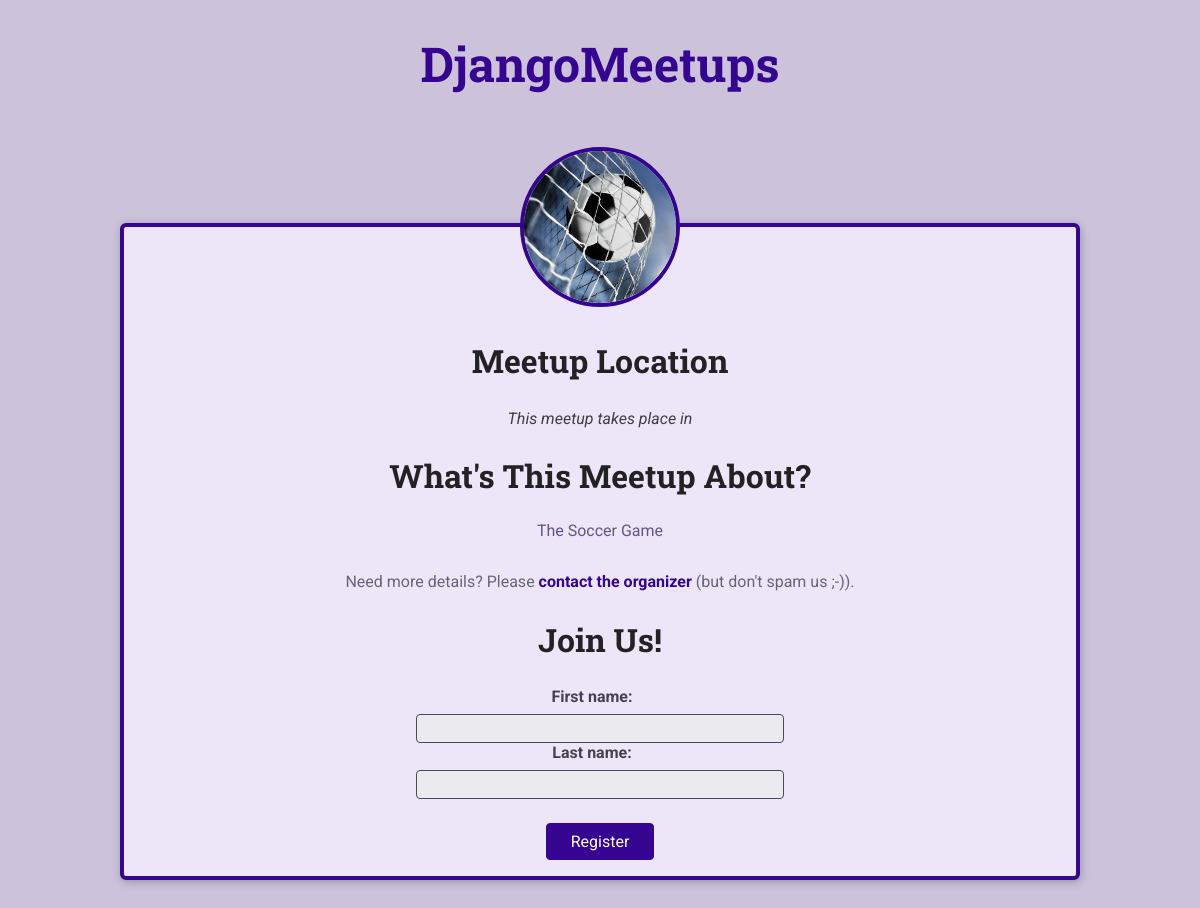
Page /4/ on the committed database.
### meetups/models.py (models this page shows, shortened)
class Meetup(models.Model):
    title = models.CharField(max_length=255, validators=[MinLengthValidator(10)])
    date = models.DateTimeField()
    image = models.ImageField(upload_to="meet_image", blank=True)
    slug = models.SlugField(default="", null=True)

### meetups/views.py (the view, shortened to what this page needs)
# urls.py: path("<int:pk>/", views.DetailMeetView.as_view(), name="detail"),
class DetailMeetView(View):
    template_name = "meetups/meetup-details.html"
    model = Meetup
    def get(self, request, pk):
        context = {"object": Meetup.objects.get(pk=pk), "form": PeopleForm()}
        return render(request, "meetups/meetup-details.html", context)

### meetups/forms.py
class PeopleForm(forms.ModelForm):
    class Meta:
        model = People
        exclude = ["meet"]

### templates/meetups/meetup-details.html (shortened to what this page needs)
{% extends 'base.html' %}
{% load static %}
{% block site_css %}
  <link rel="stylesheet" href="{% static 'css/meetup-detail.css' %}">
{% endblock %}
{% block body %}
{% if object %}
<article>
  <img id="main-image" src="{{ object.image.url }}" alt="{{ object.title }}">
  <section id="location">
    <h2>Meetup Location</h2>
    <address>This meetup takes place in </address>
  </section>
  <section id="details">
    <h2>What's This Meetup About?</h2>
    <p>{{ object.title|title }}</p>
    <footer>
      <p>Need more details? Please <a href="mailto:sergiy06061997@gmail.com">contact the organizer</a> (but don't spam us ;-)).</p>
    </footer>
  </section>
  <section id="registration">
    <h2>Join Us!</h2>
    <form action="{%url 'meetups:register' object.pk%}" method="POST">
      <ul>
        {{ form.as_ul }}
      </ul>
      <div id="registration-actions">
        <button type='submit'>Register</button>
      </div>
    </form>
  </section>
</article>
{% else %}
<p>No meetup found for this slug, sorry!</p>
{% endif %}
{% endblock %}

### static/css/base.css (style rules this page uses)
* { box-sizing: border-box; }
body { font-family: 'Roboto', sans-serif; margin: 0; background-color: #ccc3db; color: #3e3e41; }
h1, h2, h3 { font-family: 'Roboto Slab', sans-serif; color: #222224; }
button, .btn { cursor: pointer; font: inherit; padding: 0.5rem 1.5rem; background-color: #350490; border: 1px solid #350490; color: white; border-radius: 4px; text-decoration: none; }

### static/css/meetup-detail.css (style rules this page uses)
article { max-width: 60rem; margin: 5rem auto; border-radius: 6px; background-color: #ede6f8; border: 4px solid #350490; box-shadow: 1px 2px 8px rgba(0, 0, 0, 0.25); position: relative; padding: 1rem; text-align: center; }
#main-image { width: 10rem; height: 10rem; object-fit: cover; position: absolute; top: -5rem; left: calc(50% - 5rem); border-radius: 50%; border: 4px solid #350490; }
section:first-of-type { margin-top: 6rem; }
h2 { font-size: 2rem; }
#details h2 { margin-bottom: 0.5rem; }
#details>p { color: #665386; padding: 1rem; border-radius: 4px; max-width: 80%; margin: auto; }
#details footer { color: #696472; }
#details footer a { color: #350490; text-decoration: none; font-weight: bold; }
#registration ul { list-style: none; margin: 0; padding: 0; }
#registration label { font-weight: bold; color: #46424d; margin-right: 1rem; display: block; margin-bottom: 0.5rem; }
#registration input { font: inherit; width: 40%; background-color: #ebeaee; border: 1px solid #4b4753; border-radius: 4px; padding: 0.25rem; }
#registration-actions { margin-top: 1.5rem; }

### rows in the picture
Meetup: image (picture), title "The Soccer Game"
